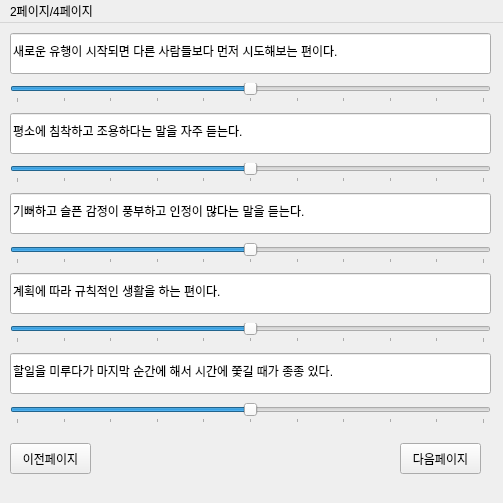
<?xml version="1.0" encoding="UTF-8"?>
<ui version="4.0">
 <class>MainWindow</class>
 <widget class="QMainWindow" name="MainWindow">
  <property name="geometry">
   <rect>
    <x>0</x>
    <y>0</y>
    <width>503</width>
    <height>503</height>
   </rect>
  </property>
  <property name="windowTitle">
   <string>MainWindow</string>
  </property>
  <widget class="QWidget" name="centralwidget">
   <widget class="QSlider" name="horizontalSlider_2">
    <property name="geometry">
     <rect>
      <x>10</x>
      <y>140</y>
      <width>481</width>
      <height>20</height>
     </rect>
    </property>
    <property name="minimum">
     <number>-100</number>
    </property>
    <property name="maximum">
     <number>100</number>
    </property>
    <property name="singleStep">
     <number>1</number>
    </property>
    <property name="pageStep">
     <number>20</number>
    </property>
    <property name="value">
     <number>0</number>
    </property>
    <property name="orientation">
     <enum>Qt::Horizontal</enum>
    </property>
    <property name="tickPosition">
     <enum>QSlider::TicksBelow</enum>
    </property>
   </widget>
   <widget class="QSlider" name="horizontalSlider_1">
    <property name="geometry">
     <rect>
      <x>10</x>
      <y>60</y>
      <width>481</width>
      <height>20</height>
     </rect>
    </property>
    <property name="minimum">
     <number>-100</number>
    </property>
    <property name="maximum">
     <number>100</number>
    </property>
    <property name="singleStep">
     <number>1</number>
    </property>
    <property name="pageStep">
     <number>20</number>
    </property>
    <property name="value">
     <number>0</number>
    </property>
    <property name="orientation">
     <enum>Qt::Horizontal</enum>
    </property>
    <property name="invertedAppearance">
     <bool>false</bool>
    </property>
    <property name="tickPosition">
     <enum>QSlider::TicksBelow</enum>
    </property>
    <property name="tickInterval">
     <number>0</number>
    </property>
   </widget>
   <widget class="QSlider" name="horizontalSlider_4">
    <property name="geometry">
     <rect>
      <x>10</x>
      <y>300</y>
      <width>481</width>
      <height>20</height>
     </rect>
    </property>
    <property name="minimum">
     <number>-100</number>
    </property>
    <property name="maximum">
     <number>100</number>
    </property>
    <property name="singleStep">
     <number>1</number>
    </property>
    <property name="pageStep">
     <number>20</number>
    </property>
    <property name="value">
     <number>0</number>
    </property>
    <property name="orientation">
     <enum>Qt::Horizontal</enum>
    </property>
    <property name="tickPosition">
     <enum>QSlider::TicksBelow</enum>
    </property>
   </widget>
   <widget class="QSlider" name="horizontalSlider_3">
    <property name="geometry">
     <rect>
      <x>10</x>
      <y>220</y>
      <width>481</width>
      <height>21</height>
     </rect>
    </property>
    <property name="minimum">
     <number>-100</number>
    </property>
    <property name="maximum">
     <number>100</number>
    </property>
    <property name="singleStep">
     <number>1</number>
    </property>
    <property name="pageStep">
     <number>20</number>
    </property>
    <property name="value">
     <number>0</number>
    </property>
    <property name="orientation">
     <enum>Qt::Horizontal</enum>
    </property>
    <property name="tickPosition">
     <enum>QSlider::TicksBelow</enum>
    </property>
   </widget>
   <widget class="QSlider" name="horizontalSlider_5">
    <property name="geometry">
     <rect>
      <x>10</x>
      <y>380</y>
      <width>481</width>
      <height>21</height>
     </rect>
    </property>
    <property name="minimum">
     <number>-100</number>
    </property>
    <property name="maximum">
     <number>100</number>
    </property>
    <property name="singleStep">
     <number>1</number>
    </property>
    <property name="pageStep">
     <number>20</number>
    </property>
    <property name="value">
     <number>0</number>
    </property>
    <property name="orientation">
     <enum>Qt::Horizontal</enum>
    </property>
    <property name="tickPosition">
     <enum>QSlider::TicksBelow</enum>
    </property>
   </widget>
   <widget class="QPushButton" name="pushButton">
    <property name="geometry">
     <rect>
      <x>400</x>
      <y>420</y>
      <width>81</width>
      <height>31</height>
     </rect>
    </property>
    <property name="text">
     <string>다음페이지</string>
    </property>
   </widget>
   <widget class="QPushButton" name="pushButton_2">
    <property name="geometry">
     <rect>
      <x>10</x>
      <y>420</y>
      <width>81</width>
      <height>31</height>
     </rect>
    </property>
    <property name="text">
     <string>이전페이지</string>
    </property>
   </widget>
   <widget class="QLineEdit" name="lineEdit">
    <property name="geometry">
     <rect>
      <x>10</x>
      <y>10</y>
      <width>481</width>
      <height>41</height>
     </rect>
    </property>
    <property name="text">
     <string>새로운 유행이 시작되면 다른 사람들보다 먼저 시도해보는 편이다.  </string>
    </property>
    <property name="readOnly">
     <bool>true</bool>
    </property>
   </widget>
   <widget class="QLineEdit" name="lineEdit_2">
    <property name="geometry">
     <rect>
      <x>10</x>
      <y>90</y>
      <width>481</width>
      <height>41</height>
     </rect>
    </property>
    <property name="text">
     <string>평소에 침착하고 조용하다는 말을 자주 듣는다.  </string>
    </property>
    <property name="readOnly">
     <bool>true</bool>
    </property>
   </widget>
   <widget class="QLineEdit" name="lineEdit_3">
    <property name="geometry">
     <rect>
      <x>10</x>
      <y>170</y>
      <width>481</width>
      <height>41</height>
     </rect>
    </property>
    <property name="text">
     <string>기뻐하고 슬픈 감정이 풍부하고 인정이 많다는 말을 듣는다. </string>
    </property>
    <property name="readOnly">
     <bool>true</bool>
    </property>
   </widget>
   <widget class="QLineEdit" name="lineEdit_4">
    <property name="geometry">
     <rect>
      <x>10</x>
      <y>250</y>
      <width>481</width>
      <height>41</height>
     </rect>
    </property>
    <property name="text">
     <string>계획에 따라 규칙적인 생활을 하는 편이다. </string>
    </property>
    <property name="readOnly">
     <bool>true</bool>
    </property>
   </widget>
   <widget class="QLineEdit" name="lineEdit_5">
    <property name="geometry">
     <rect>
      <x>10</x>
      <y>330</y>
      <width>481</width>
      <height>41</height>
     </rect>
    </property>
    <property name="text">
     <string>할일을 미루다가 마지막 순간에 해서 시간에 쫓길 때가 종종 있다.  </string>
    </property>
    <property name="readOnly">
     <bool>true</bool>
    </property>
   </widget>
  </widget>
  <widget class="QMenuBar" name="menubar">
   <property name="geometry">
    <rect>
     <x>0</x>
     <y>0</y>
     <width>503</width>
     <height>21</height>
    </rect>
   </property>
   <widget class="QMenu" name="menu1_4">
    <property name="title">
     <string>2페이지/4페이지</string>
    </property>
   </widget>
   <addaction name="menu1_4"/>
  </widget>
 </widget>
 <resources/>
 <connections/>
</ui>
